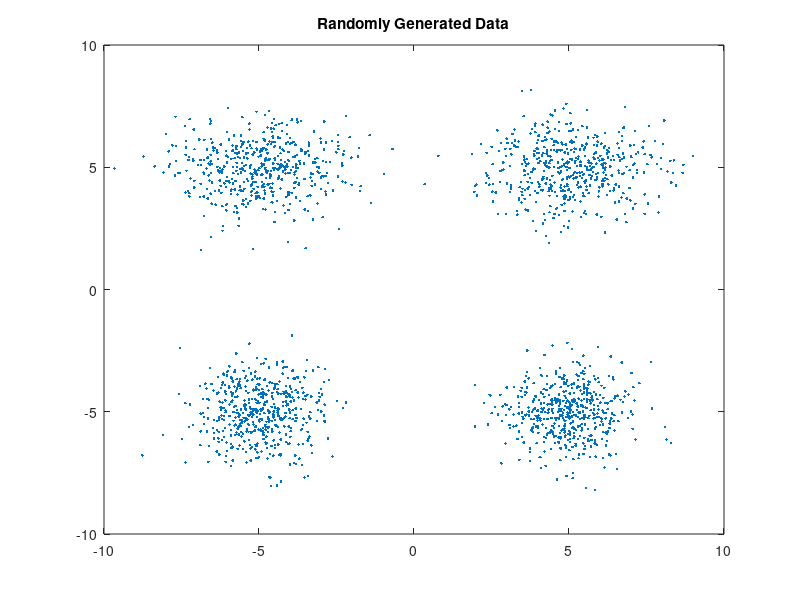

Write MATLAB code to recreate this figure. (Note: this script raises an error after producing the figure.)
rng default; % For reproducibility
%generate 4 clusters of data 

mu1 = [5 5];          % Mean of the 1st component
sigma1 = [2 0; 0 1];   % Covariance of the 1st component
mu2 = [-5 -5];        % Mean of the 2nd component
sigma2 = [1 0; 0 1];  % Covariance of the 2nd component
mu3 = [-5 5];          % Mean of the 3rd component
sigma3 = [2 0; 0 1];  % Covariance of the 3rd component
mu4 = [5 -5];        % Mean of the 4th component
sigma4 = [1 0; 0 1];  % Covariance of the 4th component

r1 = mvnrnd(mu1,sigma1,500);
r2 = mvnrnd(mu2,sigma2,500);
r3 = mvnrnd(mu3,sigma3,500);
r4 = mvnrnd(mu4,sigma4,500);
X = [r1; r2;r3;r4];


%plot data 
figure;
plot(X(:,1),X(:,2),'.');
title 'Randomly Generated Data';
%call own implementation of k means 
k = 4;
[cluster_idx,centers] = mykmeans_implem(X,k);
%Calculate SSE 
SSE = 0;
for i = 1:k    
    idx = find(cluster_idx == i);
    error= norm(X((idx),:) - centers(i,:),'fro')^2;    
    SSE = SSE + error;
end
sprintf('SSE for k-means is: %d',SSE)







%plot clusters with centroids
figure;
plot(X(cluster_idx==1,1),X(cluster_idx==1,2),'r.','MarkerSize',12)
hold on
plot(X(cluster_idx==2,1),X(cluster_idx==2,2),'g.','MarkerSize',12)
plot(X(cluster_idx==3,1),X(cluster_idx==3,2),'b.','MarkerSize',12)
plot(X(cluster_idx==4,1),X(cluster_idx==4,2),'y.','MarkerSize',12)
plot(centers(:,1),centers(:,2),'kx','MarkerSize',15,'LineWidth',3) 
%legend('Cluster 1','Cluster 2','Cluster 3','Cluster 4','Centroids','Location','Best')
legend('Cluster 1','Cluster 2','Cluster 3','Centroids','Location','Best')
title 'Cluster Assignments and Centroids k-means'
hold off



%spectral k-means implementation
Y = X*X'; %compute Y
[V,D] = eig(Y);%perform eigen value decomposition
[d,ind] = sort((diag(D)),'descend');
spectral_X = V(:,ind(1:k,:));


[cluster_idx,centers] = mykmeans_implem(spectral_X,k);
centers = zeros(k,2);
for j = 1:k
    idx = find(cluster_idx == j);
    centers(j,:) = mean(X((idx),:));    
end

%Calculate SSE 
SSE = 0;
for i = 1:k    
    idx = find(cluster_idx == i);
    error= norm(X((idx),:) - centers(i,:),'fro')^2;    
    SSE = SSE + error;
end
sprintf('SSE for my spectral k-means is: %d',SSE)

%plot clusters with centroids
figure;
plot(X(cluster_idx==1,1),X(cluster_idx==1,2),'r.','MarkerSize',12)
hold on
plot(X(cluster_idx==2,1),X(cluster_idx==2,2),'g.','MarkerSize',12)
plot(X(cluster_idx==3,1),X(cluster_idx==3,2),'b.','MarkerSize',12)
plot(X(cluster_idx==4,1),X(cluster_idx==4,2),'y.','MarkerSize',12)
plot(centers(:,1),centers(:,2),'kx','MarkerSize',15,'LineWidth',3)
%legend('Cluster 1','Cluster 2','Cluster 3','Cluster 4','Centroids','Location','Best')
legend('Cluster 1','Cluster 2','Cluster 3','Centroids','Location','Best')
title 'Cluster Assignments and Centroids spectral k means'
hold off


%function for k means implementation
function [data_cluster,centers] = mykmeans_implem(X,k)
%find data size
data_size = size(X,1);
%randomly select any data point as center 
init_centers = randperm(data_size,k);
old_centers = zeros(k,size(X,2));
for i = 1:k
    old_centers(i) = X(init_centers(i));
end

%create vector cluster of data points
data_cluster = zeros(size(X,1),1);
centers(:,:) = old_centers;%set centroid to old centroid 
count = 0;
while ~isequal(old_centers,centers) || count == 0
count = 1;
old_centers(:,:) = centers(:,:);
for i = 1:data_size
    dist = zeros(k,1); %initialize distance vector from each centroid 
    for j = 1:k
        %dist(j) = norm(old_centers(j,:)-X(i,:))^2;
        dist(j) = vecnorm(X(i,:)-old_centers(j,:), 2, 2);
    end    
    [M,I] = min(dist); %Get minimum distance centroid 
    data_cluster(i,1) = I;

end
%calculate new centers
for j = 1:k
    idx = find(data_cluster == j);
    centers(j,:) = mean(X((idx),:));    
end
end
end
